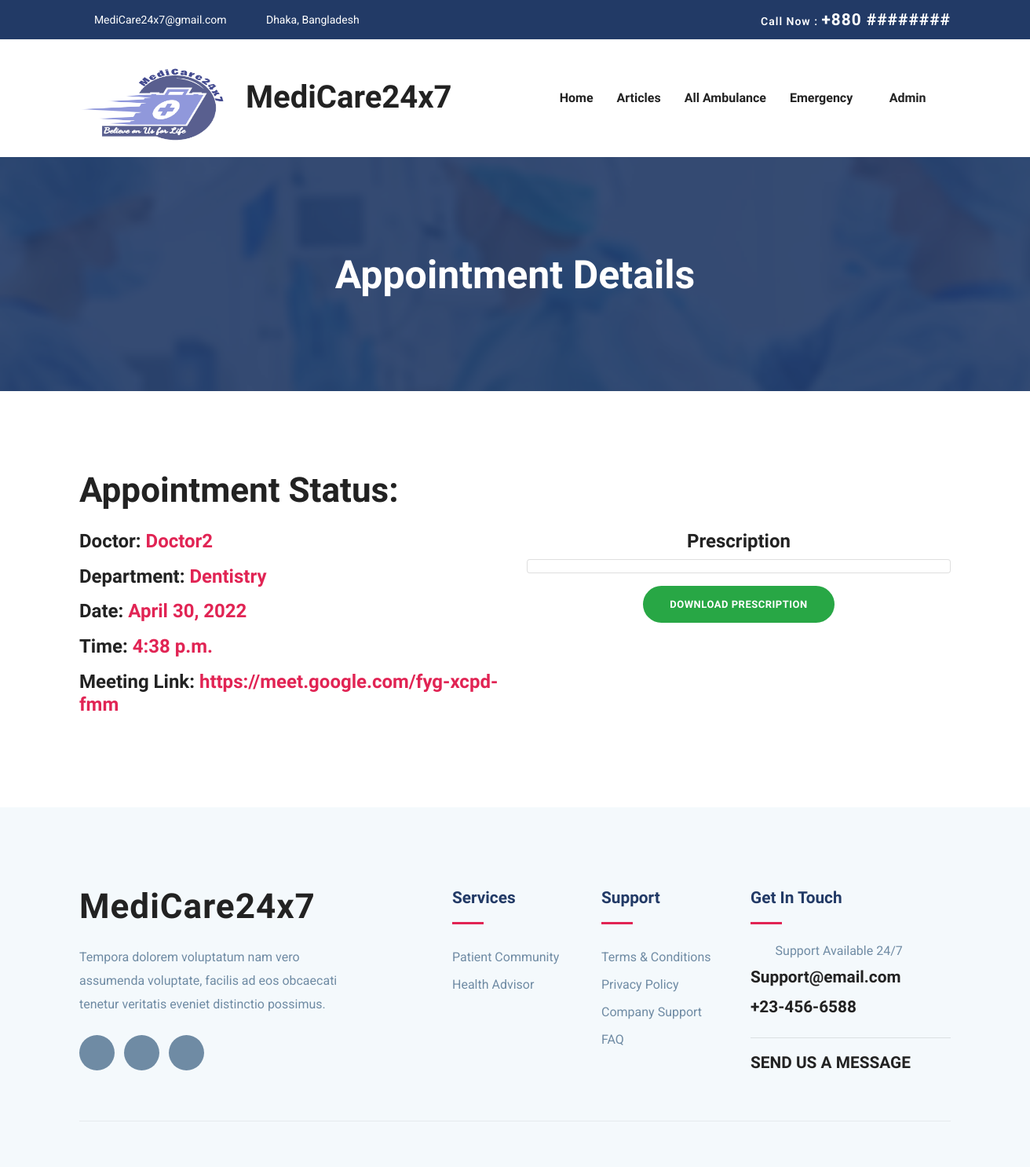
The page /detail/1 (signed in) on the database as committed earlier.
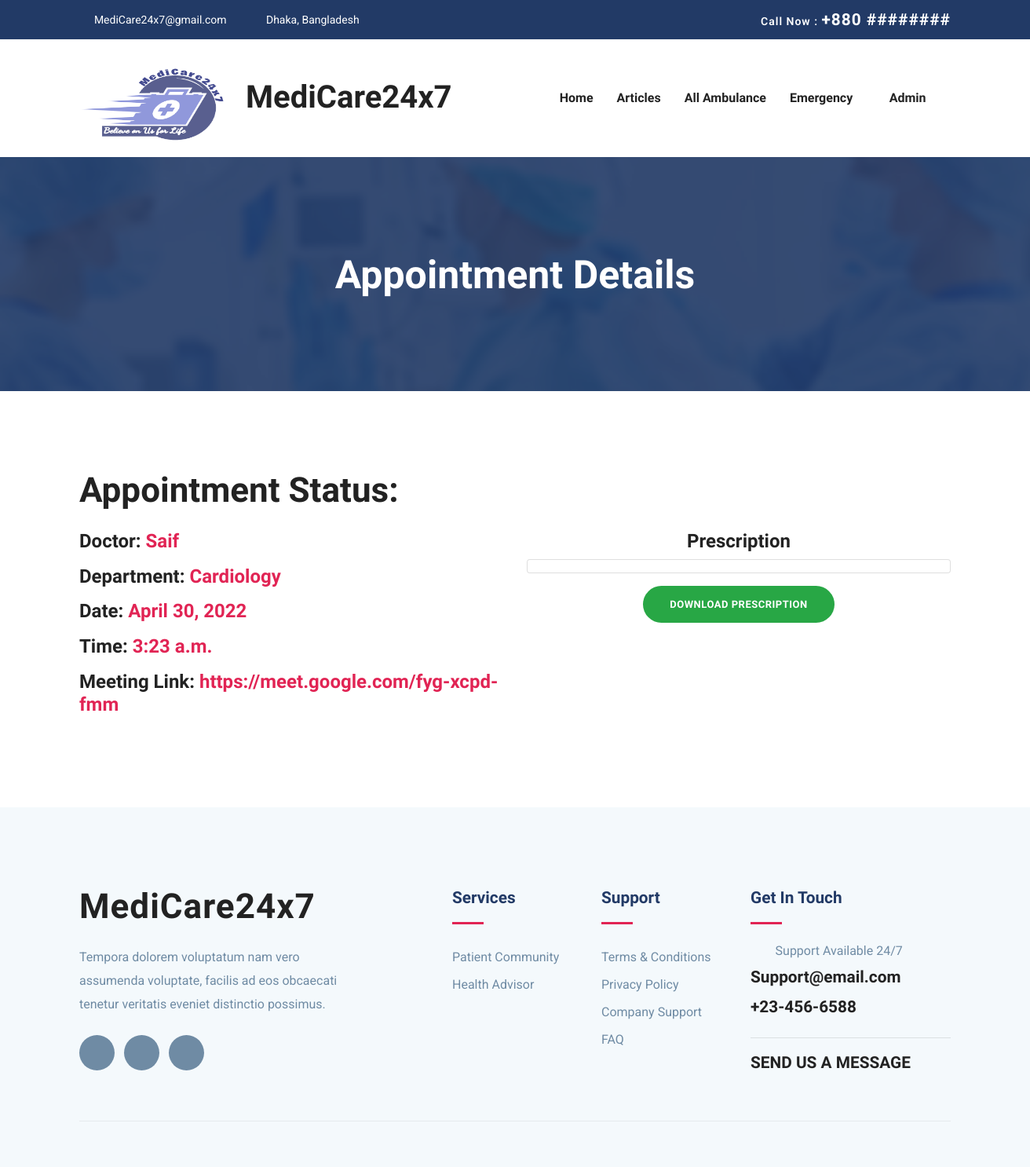
The same page on the database as committed later.
### appointment/models.py (models this page shows)
class AppointmentModel(models.Model):
    patient         = models.ForeignKey(PatientModel, on_delete=models.CASCADE)
    doctor          = models.ForeignKey(DoctorModel, on_delete=models.CASCADE)
    department      = models.CharField(null =True, max_length=250)
    date            = models.DateField(null=True, blank=False)
    time            = models.TimeField(null=True, blank=False)
    is_accepted     = models.BooleanField(default=False)
    is_canceled     = models.BooleanField(default=False)
    is_completed    = models.BooleanField(default=False)
    meet_link       = models.CharField(max_length=100)
    notes           = models.TextField(null=True, blank=True)
    created_at      = models.DateTimeField(auto_now_add=True)

### accounts/models.py (models this page shows, shortened)
class DoctorModel(models.Model):
    SpecializationModel= [
        ('Cardiology', 'Cardiology'),
        ('Dentistry', 'Dentistry'),
        ('Dermatology', 'Dermatology'),
        ('Endocrinology', 'Endocrinology'),
        ('Gastroenterology', 'Gastroenterology'),
        ('General Surgery', 'General Surgery'),
    ]
    user = models.OneToOneField(UserModel, on_delete=models.CASCADE)
    bio = models.TextField(null=True, blank=True)
    image = models.ImageField(null=True, blank=True)
    gender = models.CharField(max_length=10, choices=GENDER_CHOICES, null=True, blank=True)
    blood_group = models.CharField(max_length=10, choices=BLOOD_GROUP_CHOICES, null=True, blank=True)
    date_of_birth = models.DateField(null=True, blank=True)
    phone = models.CharField(max_length=15, null=True, blank=True)
    NID = models.CharField(max_length=50, null=True, blank=True)
    specialization = models.CharField(max_length=20, choices=SpecializationModel, null=True, blank=True)
    BMDC_regNo = models.CharField(max_length=100, null=True, blank=True)
    last_donation = models.DateField(null=True, blank=True)

class UserModel(AbstractBaseUser, PermissionsMixin):
    email = models.EmailField(max_length=255, unique=True)  # Email
    name = models.CharField(max_length=255)  # Name
    is_patient = models.BooleanField(default=False)  # True if patient
    is_doctor = models.BooleanField(default=False)  # True if doctor
    is_active = models.BooleanField(default=True)  # True if active
    is_staff = models.BooleanField(default=False)
    is_admin = models.BooleanField(default=False)
    is_superuser = models.BooleanField(default=False)
    date_joined = models.DateTimeField(auto_now_add=True)
    USERNAME_FIELD = 'email'
    REQUIRED_FIELDS = ['name']  # Email & Password are required by default.
    objects = MyUserManager()  # User manager for the User Model
    def __str__(self):
        return self.email

### appointment/views.py (the view)
# urls.py: path('detail/<int:pk>', appointment_detail_view, name='appointment-detail'),
@login_required(login_url='login')
def appointment_detail_view(request,pk):
    appointment = AppointmentModel.objects.get(id=pk)
    print(appointment)
    is_pending = False
    if (appointment.is_accepted == False and
        appointment.is_canceled == False and
        appointment.is_completed == False): # if the appointment is not accepted, canceled, or complete
        is_pending = True # set is_pending to true
    is_upcoming = False # set is_upcoming to false
    if (appointment.is_accepted == True and
        appointment.is_canceled == False and
        appointment.is_completed == False): # if the appointment is accepted but not complete
        is_upcoming = True # set is_upcoming to true
    is_completed = False # set is_complete to false
    prescriptions = None # set prescription to none
    if appointment.is_completed: # if the appointment is complete
        is_completed = True # set is_complete to true
        prescriptions = PrescriptionModel.objects.filter(appointment=appointment) # get prescription from appointment
    context = { # create context to pass to frontend
        'appointment': appointment,
        'is_pending': is_pending,
        'is_completed': is_completed,
        'is_upcoming': is_upcoming,
        'prescriptions': prescriptions,
    }
    return render(request, 'appointment/appointment-detail.html', context) # render the page

### templates/appointment/appointment-detail.html (shortened to what this page needs)
{% extends "base.html" %}
{% load static %}
{% load widget_tweaks %}
{% block content %}
<section class="page-title bg-1">
    <div class="container">
        <div class="row">
            <div class="col-md-12">
                <div class="block text-center">
                    <h1 class="text-capitalize mb-5 text-lg">Appointment Details</h1>
                </div>
            </div>
        </div>
    </div>
</section>
<section class="section">
    <div class="container">
        <div class="row mb-3">
            <div class="col-lg-12">
                <h2>Appointment Status:
                </h2>
            </div>
        </div>
        <div class="row">
            <div class="col-lg-6">
                <h3>Doctor:
                    <a href="{% url 'doctor-profile' appointment.doctor.user.id %}" class="text-color-2">
                        {{ appointment.doctor.user.name }}
                    </a>
                </h3>
                <h3 class="my-3">Department: <span class="text-color-2">{{ appointment.doctor.specialization }}</span>
                </h3>
                <h3 class="my-3">Date: <span class="text-color-2">{{ appointment.date }}</span></h3>
                <h3 class="my-3">Time: <span class="text-color-2">
                    {% if appointment.time %}
                    {{ appointment.time }}
                    {% else %}
                    Not Yet Specified
                    {% endif %}
                </span>
                </h3>
                <h3 class="my-3">Meeting Link:
                    {% if appointment.meet_link %}
                    <a href="{{ appointment.meet_link }}" target="_blank" class="text-color-2">
                        {{ appointment.meet_link }}
                    </a>
                    {% else %}
                    <span class="text-color-2">Not Yet Specified</span>
                    {% endif %}
                </h3>
            </div>
            {% if request.user.is_patient and is_pending %}
            <div class="col-lg-6 text-center">
                <a href="{% url 'patient-update-appointment' appointment.id %}"
                   class="btn btn-anger btn-main btn-round-full mt-3">
                   Update Appointment</a>
                <br/>
                <a href="{% url 'delete-appointment' appointment.id %}"
                   class="btn btn-main-2 btn-round-full mt-3">
                   Delete Appointment</a>
            </div>
            {% elif is_completed %}
            <div class="col-lg-6 ">
                <div>
                    <h3 class="text-center">Prescription</h3>
                    <div class="card rounded">{{ prescriptions.description|linebreaks }}</div>
                </div>
                <div class="text-center">
                    <a href="{%url 'pdf-view' appointment.id%}" target="_blank"
                       class="btn btn-success btn-round-full mt-3" type="submit">
                        Download Prescription
                    </a>
                </div>
            </div>
            {% endif %}
        </div>
    </div>
</section>
{% endblock %}

Rows that differ between the two databases and show on the page:
changed AppointmentModel "https://meet.google.com/fyg-xcpd-fmm": doctor.user.name "Doctor2" → "Saif"; doctor.specialization "Dentistry" → "Cardiology"; time "4:38 p.m." → "3:23 a.m."
